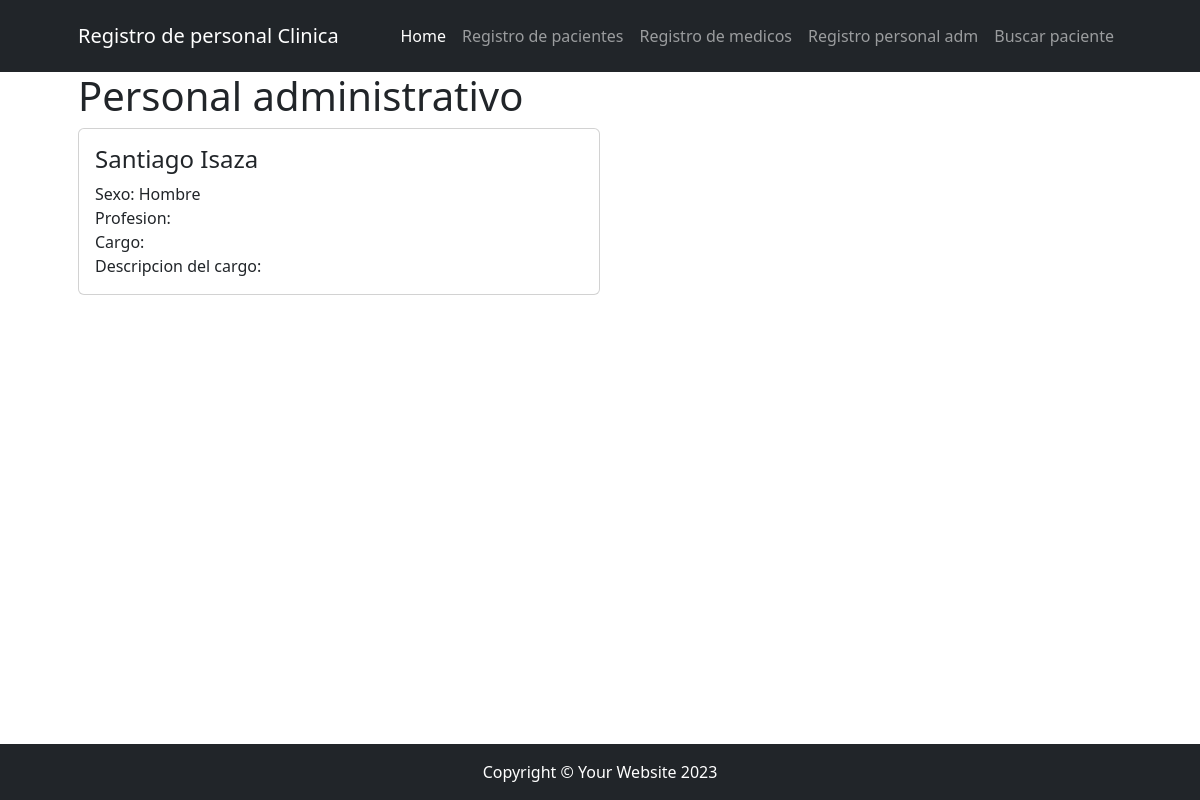
The page /registro/mostrarpersonaladm on the database as committed earlier.
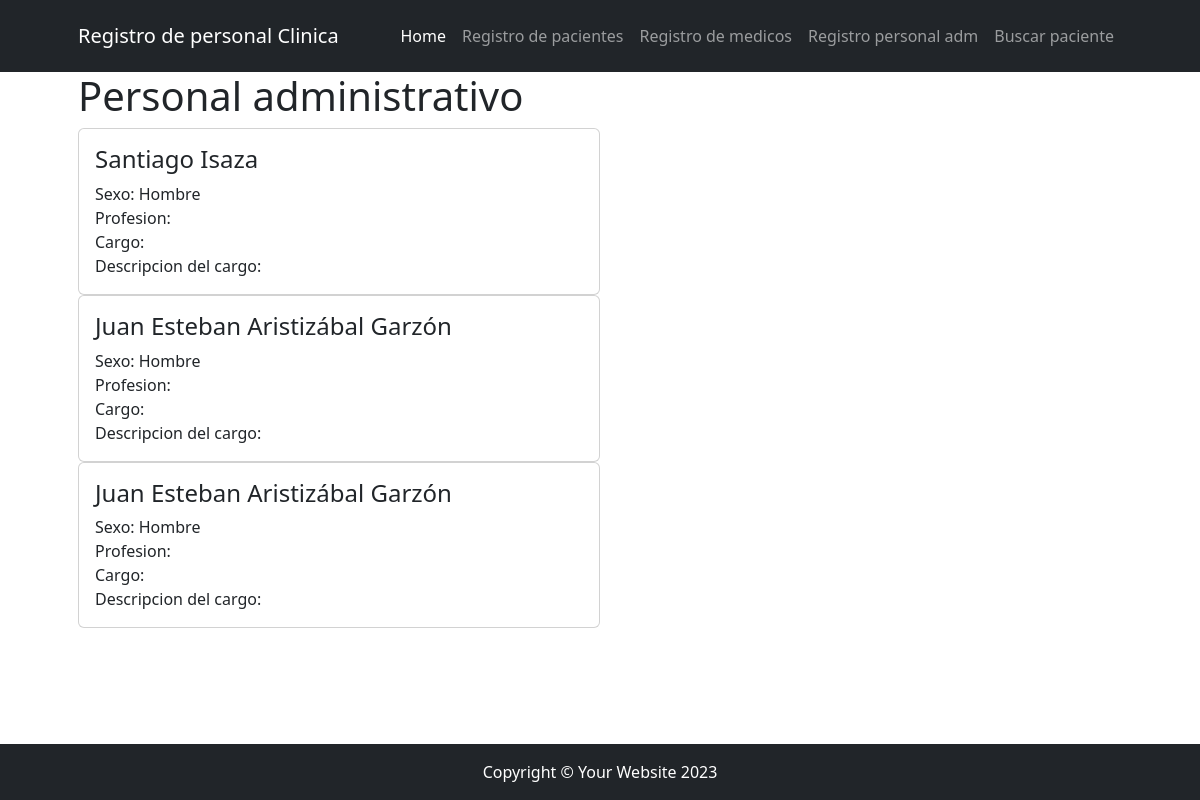
The same page on the database as committed later.
### app/models.py (models this page shows, shortened)
class Pacientes(models.Model):
    nombre = models. CharField(max_length=50, null=True)
    apellido = models.CharField(max_length=50, null=True)
    cedula = models.IntegerField(null=True)
    nacimiento = models.DateField(null=True)
    pais_origen = models.CharField(max_length=50, null=True, verbose_name="Pais de origen")
    names = (("Hombre","Hombre"),("Mujer","Mujer"))
    sexo = models.CharField(max_length= 50, choices=names, null=True)
    tipo_consulta = (("Consulta general","Consulta general"), ("Revision examenes","Revision examenes"), ("Psicologia","Psicologia"))
    consulta = models.CharField(max_length= 200, choices=tipo_consulta, null=True)
    descripcion = models.CharField(max_length=250, null=True)

### app/views.py (the view)
# urls.py: path("mostrarpersonaladm", views.mostrar_personal_adm, name="mostrar_personaladm"),
def mostrar_personal_adm(request):
    consulta_personal_adm = models.Pacientes.objects.all()
    context = {"personaladm": consulta_personal_adm}
    return render(request, "app/mostrarpersonaladm.html", context)

### app/templates/app/mostrarpersonaladm.html
{% extends 'core/base.html' %}
{% block titulo %}
<h1>Personal administrativo</h1>
{% endblock titulo %}
{% block contenido %}
{%for adm in personaladm%}
    <div class="col-md-6 mb-7">
        <div class="card h-100">
            <div class="card-body">
                <h4 class="card-title">{{ adm.nombre }} {{ adm.apellido }}</h4 >
                <p class="card-text">
                    Sexo: {{ adm.sexo }}<br/>
                    Profesion: {{ adm.profesion }}<br/>
                    Cargo: {{ adm.cargo }}<br/>
                    Descripcion del cargo: {{ adm.descripcion_puesto }}<br/>
                </p>
            </div>
        </div>
    </div>
{%endfor%}
{% endblock contenido %}

Rows that differ between the two databases and show on the page:
added Pacientes: nombre "Juan Esteban", apellido "Aristizábal Garzón", sexo "Hombre"
added Pacientes: nombre "Juan Esteban", apellido "Aristizábal Garzón", sexo "Hombre"
